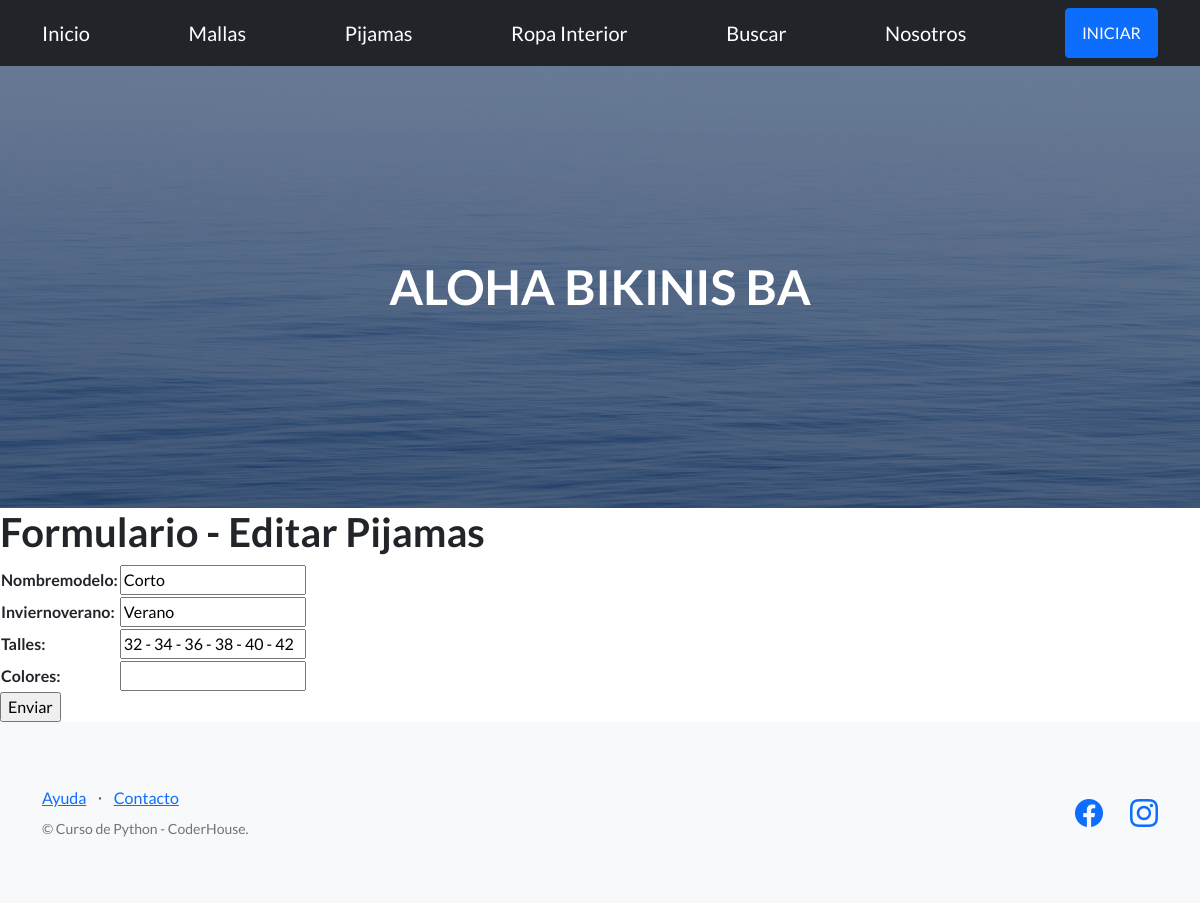
The app's page /editarpijamas/Corto/ with its own data.
### TercerEntrega/models.py (models this page shows, shortened)
class Pijamas(models.Model):
    nombreModelo= models.CharField(max_length=30)
    inviernoverano= models.CharField(max_length=30)
    talles= models.CharField(max_length=30)
    Colores= models.CharField(max_length=30)

### TercerEntrega/views.py (the view)
# urls.py: path('editarpijamas/<pijam_nombreModelo>/', views.editarPijama, name="EditarPijamas"),
def editarPijama(request, pijam_nombreModelo):
    pijam = Pijamas.objects.get(nombreModelo=pijam_nombreModelo)
    if request.method == 'POST':
        miFormulario = PijamasFormulario(request.POST)
        print(miFormulario)
        if miFormulario.is_valid:  # Si pasó la validación de Django
            informacion = miFormulario.cleaned_data
            pijam.nombreModelo = informacion['nombreModelo']
            pijam.inviernoverano = informacion['inviernoverano']
            pijam.talles = informacion['talles']
            pijam.Colores = informacion['colores']
            pijam.save()
            pijam = Pijamas.objects.all() #trae todos los pijamas
            contexto= {"pijam":pijam}
            return render(request, "TercerEntrega/pijamas.html",contexto)
    else:
        miFormulario = PijamasFormulario(initial={'nombreModelo': pijam.nombreModelo, 'inviernoverano': pijam.inviernoverano,
                                                   'talles': pijam.talles, 'Colores': pijam.Colores})
    return render(request, "TercerEntrega/editarPijama.html", {"miFormulario": miFormulario, "pijam_nombreModelo": pijam_nombreModelo})

### TercerEntrega/forms.py
class PijamasFormulario(forms.Form):
    nombreModelo = forms.CharField(max_length=40)
    inviernoverano= forms.CharField(max_length=40)
    talles = forms.CharField(max_length=40)
    colores = forms.CharField(max_length=40)

### TercerEntrega/templates/TercerEntrega/editarPijama.html (shortened to what this page needs)
{% extends "TercerEntrega/padre.html" %}
{% load static %}
{% block contenidoQueCambia %}
    <h1>Formulario - Editar Pijamas</h1>
    <form action="" method="POST">{% csrf_token %}
        <table>
            {{ miFormulario.as_table }}
        </table>
        <input type="submit", value="Enviar">
    </form>
{% endblock %}

### records on screen
Pijamas: nombreModelo "Corto", inviernoverano "Verano", talles "32 - 34 - 36 - 38 - 40 - 42"
